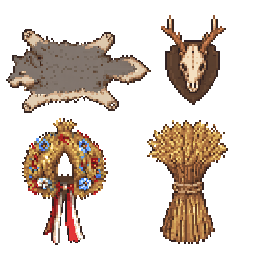
#> input picture tools/house/decor/src/grid_pelt_antlers_wreath_sheaf_s2801.png, 256 x 256 px; its folder holds 4 pictures in this run
$ python make_decor.py
#> lines starting #> are read from the running program, lines starting #| are printed output that depends on the picture; after the words box and inside, x2 and y2 are one past the last pixel; in counts of white or black regions, pixels touching at a corner belong together
### tools/tavern/artlib.py
# Shared helpers for the tavern's new props (props_art.py): loading Winlu pieces, premultiplied downscaling of PixelLab
# pictures, hard alpha, the Winlu-like soft drop shadow, outlines, colour grading towards Winlu's wood, and small
# painting primitives (anti-aliased shapes drawn 4x larger and reduced).
import os
import numpy as np
from PIL import Image, ImageDraw, ImageFilter

# pictures made from numpy arrays share the array's memory and are read-only: always hand out a writable copy
_fromarray = Image.fromarray
if not getattr(Image.fromarray, "_copying", False):
    def _fromarray_copy(*a, **k):
        return _fromarray(*a, **k).copy()
    _fromarray_copy._copying = True
    Image.fromarray = _fromarray_copy

HERE = os.path.dirname(os.path.abspath(__file__))
ROOT = os.path.abspath(os.path.join(HERE, "..", "..")).replace("\\", "/") + "/"
WINLU = ROOT + "img/tilesets/Winlu Fantasy Tileset - Interior/Remaster/"
SRC = os.path.join(HERE, "props_src")
SHEETS = {"B": "Fantasy_Inside_B", "C": "Fantasy_Inside_C", "D": "Fantasy_Inside_D", "E": "Fantasy_Inside_Shops",
          "A2": "Fantasy_Inside_A2", "A3": "Fantasy_Inside_A3", "A4": "Fantasy_Inside_A4", "A5": "Fantasy_Inside_A5"}
_cache = {}

def sheet(name):
    if name not in _cache:
        p = WINLU + "tilesets/" + SHEETS[name] + ".png" if name in SHEETS else WINLU + "characters/" + name + ".png"
        _cache[name] = Image.open(p).convert("RGBA")
    return _cache[name]

def cell(name, c, r, w=1, h=1):
    """a block of 48 px cells from a Winlu tile sheet"""
    return sheet(name).crop((c * 48, r * 48, (c + w) * 48, (r + h) * 48))

# [11 lines left out: function char_frame, not called in this run]

def bbox(im, t=8):
    a = np.array(im)[:, :, 3]
    ys, xs = np.nonzero(a > t)
    if not len(xs): return (0, 0, 0, 0)
    return (int(xs.min()), int(ys.min()), int(xs.max()) + 1, int(ys.max()) + 1)

def premul_resize(img, size, flt=Image.LANCZOS):
    a = np.array(img.convert("RGBA")).astype(np.float32) / 255.0
    pre = np.concatenate([a[:, :, :3] * a[:, :, 3:4], a[:, :, 3:4]], axis=2)
    chans = [np.array(Image.fromarray((pre[:, :, c] * 255 + 0.5).astype(np.uint8), "L").resize(size, flt)).astype(np.float32) / 255.0 for c in range(4)]
    o = np.stack(chans, axis=2)
    al = o[:, :, 3:4]
    rgb = np.where(al > 0.002, o[:, :, :3] / np.maximum(al, 0.002), 0)
    return Image.fromarray((np.concatenate([np.clip(rgb, 0, 1), np.clip(al, 0, 1)], axis=2) * 255 + 0.5).astype(np.uint8), "RGBA")

def harden(img, t=110):
    """binary alpha like Winlu's objects (their only soft alpha is the drop shadow)"""
    a = np.array(img)
    a[:, :, 3] = np.where(a[:, :, 3] >= t, 255, 0)
    return Image.fromarray(a, "RGBA")

def sharpen(img, radius=0.8, percent=60):
    rgb = img.convert("RGB").filter(ImageFilter.UnsharpMask(radius=radius, percent=percent, threshold=2))
    out = rgb.convert("RGBA"); out.putalpha(img.getchannel("A"))
    return out

# [6 lines left out: function reduce, not called in this run]

def grade(img, sat=0.9, warm=0.0, gamma=1.0, contrast=1.0):
    """nudges colours towards Winlu's muted look: less saturation, a touch of warmth, softer contrast"""
    a = np.array(img).astype(np.float32)
    rgb = a[:, :, :3] / 255.0
    lum = (rgb * np.array([0.299, 0.587, 0.114])).sum(axis=2, keepdims=True)
    rgb = lum + (rgb - lum) * sat
    rgb = 0.5 + (rgb - 0.5) * contrast
    rgb = np.clip(rgb, 0, 1) ** gamma
    rgb[:, :, 0] += warm; rgb[:, :, 2] -= warm
    a[:, :, :3] = np.clip(rgb, 0, 1) * 255
    return Image.fromarray(a.astype(np.uint8), "RGBA")

SHADOW = (40, 34, 40)
# [41 lines left out: functions drop_shadow, ellipse_shadow, outline, not called in this run]

class Canvas4:
    """draw at 4x with anti-aliasing, then reduce to 1x (soft painted edges, like Winlu's)"""
    # [4 lines left out: function __init__, not called in this run]
    def s(self, *v):
        return [x * self.k for x in v]
    def rect(self, x0, y0, x1, y1, fill, outline=None, width=1):
        self.d.rectangle(self.s(x0, y0, x1, y1), fill=fill, outline=outline, width=max(1, int(round(width * self.k))) if outline else 0)
    def rrect(self, x0, y0, x1, y1, r, fill, outline=None, width=1):
        self.d.rounded_rectangle(self.s(x0, y0, x1, y1), radius=r * self.k, fill=fill, outline=outline, width=max(1, int(round(width * self.k))) if outline else 0)
    def ellipse(self, x0, y0, x1, y1, fill, outline=None, width=1):
        self.d.ellipse(self.s(x0, y0, x1, y1), fill=fill, outline=outline, width=max(1, int(round(width * self.k))) if outline else 0)
    def poly(self, pts, fill, outline=None):
        self.d.polygon([(x * self.k, y * self.k) for x, y in pts], fill=fill, outline=outline)
    def line(self, pts, fill, width=1):
        self.d.line([(x * self.k, y * self.k) for x, y in pts], fill=fill, width=max(1, int(width * self.k)))
    def arc(self, box, start, end, fill, width=1):
        self.d.arc(self.s(*box), start, end, fill=fill, width=max(1, int(width * self.k)))
    def done(self, t=90):
        out = premul_resize(self.im, (self.w, self.h), Image.BOX)
        return harden(out, t) if t else out

def paste(dst, src, x, y):
    dst.alpha_composite(src, (int(x), int(y)))
    return dst

# [10 lines left out: function recolour, not called in this run]

### tools/house/decor/make_decor.py
# python make_decor.py  -> img/characters/!House_Decor.png (144x144 frames, 12 x 8), img/characters/!$House_Decor_Big.png
#                          (288x192 frames), tools/house/decor/decor_index.json, the <decor-data> line of js/plugins/HomeDecor.js,
#                          docs/dom_dziadka/ozdoby.png (every prop beside Winlu pieces, labelled in Polish) and out/ previews.
# Grandpa's house decorations (HomeDecor.js): the trophies and keepsakes the hero earns, the seasons' things, the folk touches.
# Sources: PixelLab Pro Flash pictures in src/ (made on a Winlu style reference at about 2-3x the game size, SOURCES.txt), Winlu
# Interior pieces (the Holy Mother's frame -> the Lord's receipt, a wall shelf -> the hero's shelf, a plate -> the wafer's plate)
# and small things painted here (the wycinanki, the towel, the rag rug, the tablecloth, the notice, the nail).
# Finishing like the cottage's other props: premultiplied Lanczos downscale, Winlu's hard alpha, a light sharpen, a nudge of the
# colours towards Winlu's muted palette (nearest Winlu colour where one is close), a 1 px dark rim where the downscale lost it,
# Winlu's 40 % black drop shadow for things standing on the floor or a table.
# Every frame is laid out so its thing lands exactly where the house wants it: the absolute pixel spot on Map019 (48 px cells)
# is given per look (PLACE), the frame is cut around the event's cell (bottom-centre of a frame = bottom-centre of the cell).
import os, sys, json, re
import numpy as np
from PIL import Image, ImageDraw, ImageFont, ImageFilter

HERE = os.path.dirname(os.path.abspath(__file__))
ROOT = os.path.abspath(os.path.join(HERE, "..", "..", ".."))
sys.path.insert(0, os.path.join(ROOT, "tools", "tavern"))
from artlib import (char_frame, cell, bbox, premul_resize, harden, sharpen, grade, Canvas4, recolour, sheet as winlu_sheet)
import pixfont
from props_art import parchment
sys.path.insert(0, HERE)
import decor_paint as DP

SRC = os.path.join(HERE, "src")
OUT = os.path.join(HERE, "out")
CHARS = os.path.join(ROOT, "img", "characters")
DOCS = os.path.join(ROOT, "docs", "dom_dziadka")
PLUGIN = os.path.join(ROOT, "js", "plugins", "HomeDecor.js")
INDEX = os.path.join(HERE, "decor_index.json")
SHEET, BIG = "!House_Decor", "!$House_Decor_Big"
FW = FH = 144                 # a frame of the small sheet: 3 x 3 cells (the event's cell at the bottom middle)
BW, BH = 288, 192             # a frame of the big sheet: 6 x 4 cells
OUTLINE = (43, 29, 20)

def src(name):
#> called with name = 'grid_pelt_antlers_wreath_sheaf_s2801.png'
    return Image.open(os.path.join(SRC, name)).convert("RGBA")
#> returned value is the input picture: PIL image 256x256 RGBA; mean R, G, B, A 47.7, 36.1, 27.3, 84
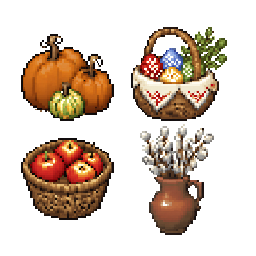
#> input picture tools/house/decor/src/grid_pumpkins_easter_apples_willow_s2802.png, 256 x 256 px
#> in src, returned value is the input picture: PIL image 256x256 RGBA; mean R, G, B, A 48.6, 33.4, 21.4, 86.1
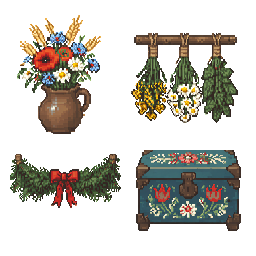
#> input picture tools/house/decor/src/grid_flowers_herbs_spruce_chest_s2803.png, 256 x 256 px
#> in src, returned value is the input picture: PIL image 256x256 RGBA; mean R, G, B, A 36, 33.3, 26.5, 88
#> call 4 of src, with name = 'grid_tankard_tusk_dice_oplatek_s2804.png'
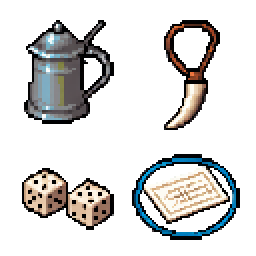
#> input picture tools/house/decor/src/grid_tankard_tusk_dice_oplatek_s2804.png, 128 x 128 px (shown 2 times larger)
#> in src, returned value is the input picture: PIL image 128x128 RGBA; mean R, G, B, A 29.2, 28.7, 27.7, 67.8

# ------------------------------------------------------------------------------------------------ cutting the PixelLab grids
def components(a, t=100):
    """4-connected pieces of the opaque mask -> [(area, (x0, y0, x1, y1), mask)]"""
#> called with t = 100
    m = a > t
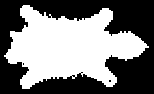
#> m: shape (94, 154) bool; 48.2% white; 1 white region, box (x1, y1, x2, y2) and area: (4, 5, 149, 89) 6975
    H, W = m.shape
    lab = np.zeros((H, W), np.int32)
    out, n = [], 0
    for y0 in range(H):
        for x0 in range(W):
            if not m[y0, x0] or lab[y0, x0]: continue
            n += 1
            stack, pts = [(y0, x0)], []
            lab[y0, x0] = n
            while stack:
                y, x = stack.pop()
                pts.append((y, x))
                for dy, dx in ((1, 0), (-1, 0), (0, 1), (0, -1)):
                    yy, xx = y + dy, x + dx
                    if 0 <= yy < H and 0 <= xx < W and m[yy, xx] and not lab[yy, xx]:
                        lab[yy, xx] = n; stack.append((yy, xx))
            ys = [p[0] for p in pts]; xs = [p[1] for p in pts]
            out.append((len(pts), (min(xs), min(ys), max(xs) + 1, max(ys) + 1), n))
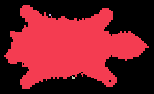
#> lab: shape (94, 154) int32; 4 distinct labels, from 0 to 3; one colour per label, 0 black
    return out, lab

def piece(grid, box, keep_near=5, min_area=4):
    """one prop out of a grid: the crop, then only the biggest piece and what lies close to it (no crumbs of the neighbours)"""
    im = grid.crop(box)
    a = np.array(im)
    comps, lab = components(a[:, :, 3])
#> comps = [(6964, (4, 5, 149, 89), 1), (4, (49, 14, 51, 16), 2), (7, (72, 76, 75, 79), 3)]
    if not comps: return im
    comps.sort(key=lambda c: -c[0])
    x0, y0, x1, y1 = comps[0][1]
#> x0 = 4; y0 = 5; x1 = 149; y1 = 89
    keep = np.zeros(lab.shape, bool)
    for area, (cx0, cy0, cx1, cy1), n in comps:
        near = cx1 >= x0 - keep_near and cx0 <= x1 + keep_near and cy1 >= y0 - keep_near and cy0 <= y1 + keep_near
        if n == comps[0][2] or (near and area >= min_area):
            keep |= lab == n
#> this loop made 3 passes
#> (area, cx0, cy0, cx1, cy1, n) on pass 1: (6964, 4, 5, 149, 89, 1)
    a[~keep] = (0, 0, 0, 0)
    out = Image.fromarray(a, "RGBA")
    return out.crop(bbox(out, 0))
#> in bbox, `ys, xs = np.nonzero(a > t)`: ys = 6975 values from 5 to 88; xs = 6975 values, max 148 at index 3460, min 4 at index 4548, mean 69.15
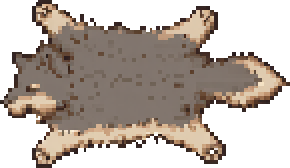
#> returned value: PIL image 145x84 RGBA (shown 2 times larger); mean R, G, B, A 79, 68.3, 60, 146; transparent parts drawn white

# ------------------------------------------------------------------------------------------------ finishing
_WPAL = None
def winlu_palette():
    """the colours of the Winlu Interior sheets the cottage uses (B, C, D, the decoration characters): the mean colour of
    every filled 5-bit RGB bucket (real Winlu colours, not a handful of averages)"""
    global _WPAL
    if _WPAL is None:
        cols = []
        for name in ("B", "C", "D", "!Decoration_static", "!Decoration2", "!Fantasy_chest"):
            a = np.array(winlu_sheet(name)).reshape(-1, 4)
            cols.append(a[a[:, 3] > 250][:, :3].astype(np.float32))
        c = np.concatenate(cols)
        key = (c[:, 0].astype(np.int32) >> 3) * 1024 + (c[:, 1].astype(np.int32) >> 3) * 32 + (c[:, 2].astype(np.int32) >> 3)
        order = np.argsort(key); key, c = key[order], c[order]
        cut = np.flatnonzero(np.diff(key)) + 1
        _WPAL = np.array([g.mean(axis=0) for g in np.split(c, cut)], np.float32)
    return _WPAL

def winlu_match(im, thr=22.0):
    """each colour -> the nearest Winlu colour when one lies within thr (RGB distance); the folk colours Winlu lacks stay"""
    a = np.array(im).astype(np.float32)
    pal = winlu_palette()
    flat = a[:, :, :3].reshape(-1, 3)
    best = np.zeros(len(flat), np.int32); dist = np.full(len(flat), 1e9, np.float32)
    for i in range(0, len(pal), 64):
        d = ((flat[:, None, :] - pal[None, i:i + 64, :]) ** 2).sum(axis=2)
        j = d.argmin(axis=1); dj = d[np.arange(len(flat)), j]
        better = dj < dist
        best[better] = j[better] + i; dist[better] = dj[better]
    near = np.sqrt(dist) <= thr
    flat[near] = pal[best[near]]
    a[:, :, :3] = flat.reshape(a.shape[0], a.shape[1], 3)
    return Image.fromarray(np.clip(a, 0, 255).astype(np.uint8), "RGBA")

# [15 lines left out: function rim, not called in this run]

def finish(im, scale, sat=0.92, match=True, edge=True, sharp=True):
    """a PixelLab piece -> game size, Winlu's look"""
#> called with scale = 0.58, sat = 0.9, match = True, edge = True, sharp = True
    w, h = max(1, round(im.width * scale)), max(1, round(im.height * scale))
#> w = 84; h = 49
    out = premul_resize(im, (w, h))
#> in premul_resize, `chans = [np.array(Image.fromarray((pre[:, :, c] * 255 + 0.5).astype(np..`: chans = 4 items
#> in premul_resize, `al = o[:, :, 3:4]`:
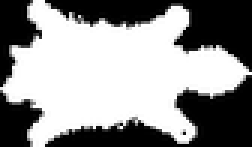
#> al: shape (49, 84, 1) float32 (shown 3 times larger); min 0, max 1, mean 0.573
#> (the rest of the program and of its run is left out)
